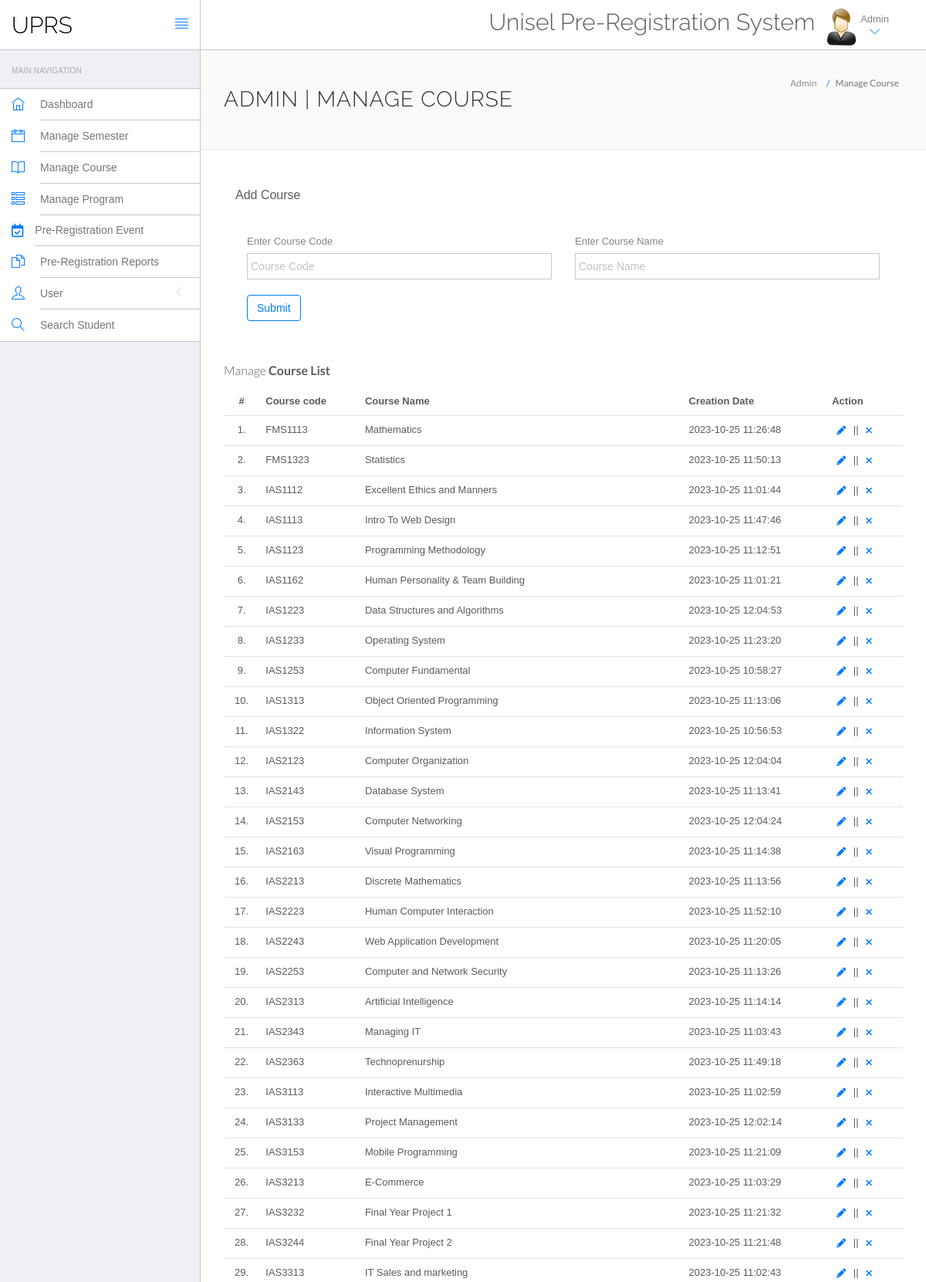
Page /admin/addCourse.php (signed in, upper part) on the committed database.
### tables this page shows
CREATE TABLE `course` (
  `cid` int(11) NOT NULL,
  `courseCode` varchar(10) NOT NULL,
  `courseName` varchar(60) NOT NULL,
  `CreationDate` datetime NOT NULL DEFAULT current_timestamp()
);

### src/admin/addCourse.php (the view, shortened to what this page needs)
<?php
include('include/config.php');
if (strlen($_SESSION['id'] == 0)) {
    header('location:logout.php');
} else {
?>
	<!DOCTYPE html>
	<html lang="en">
	<head>
		<link rel="stylesheet" href="vendor/bootstrap/css/bootstrap.min.css">
		<link rel="stylesheet" href="vendor/fontawesome/css/font-awesome.min.css">
		<link rel="stylesheet" href="vendor/themify-icons/themify-icons.min.css">
		<link href="vendor/animate.css/animate.min.css" rel="stylesheet" media="screen">
		<link href="vendor/perfect-scrollbar/perfect-scrollbar.min.css" rel="stylesheet" media="screen">
		<link href="vendor/switchery/switchery.min.css" rel="stylesheet" media="screen">
		<link href="vendor/bootstrap-touchspin/jquery.bootstrap-touchspin.min.css" rel="stylesheet" media="screen">
		<link href="vendor/select2/select2.min.css" rel="stylesheet" media="screen">
		<link href="vendor/bootstrap-datepicker/bootstrap-datepicker3.standalone.min.css" rel="stylesheet" media="screen">
		<link href="vendor/bootstrap-timepicker/bootstrap-timepicker.min.css" rel="stylesheet" media="screen">
		<link rel="stylesheet" href="assets/css/styles.css">
		<link rel="stylesheet" href="assets/css/plugins.css">
		<link rel="stylesheet" href="assets/css/themes/theme-1.css" id="skin_color" />
	</head>
	<body>
		<div id="app">
			<?php include('include/sidebar.php'); ?>
			<div class="app-content">
				<?php include('include/header.php'); ?>
				<div class="main-content">
					<div class="wrap-content container" id="container">
						<section id="page-title">
							<div class="row">
								<div class="col-sm-8">
									<h1 class="mainTitle">Admin | Manage Course</h1>
								</div>
								<ol class="breadcrumb">
									<li>
										<span>Admin</span>
									</li>
									<li class="active">
										<span>Manage Course</span>
									</li>
								</ol>
							</div>
						</section>
						<div class="container-fluid container-fullw bg-white">
							<div class="row">
								<div class="col-md-12">
									<div class="row margin-top-5">
										<div class="col-md-12">
											<div class="panel panel-white">
												<div class="panel-heading">
													<h5 class="panel-title">Add Course</h5>
												</div>
												<div class="panel-body">
													<form role="form" name="dcotorspcl" method="post">
														<div class="form-row">
															<div class="col-md-6">
																<div class="form-group">
																	<label for="exampleInputEmail1">Enter Course Code</label>
																	<input type="text" name="ccode" class="form-control" placeholder="Course Code" required>
																</div>
															</div>
															<div class="col-md-6">
																<div class="form-group">
																	<label for="exampleInputEmail1">Enter Course Name</label>
																	<input type="text" name="cname" class="form-control" placeholder="Course Name" required>
																</div>
															</div>
														</div>
														<button type="submit" name="submit" class="btn btn-o btn-primary">Submit</button>
													</form>
												</div>
											</div>
										</div>
									</div>
								</div>
								<div class="col-lg-12 col-md-12">
								</div>
							</div>
							<div class="row">
								<div class="col-md-12">
									<h5 class="over-title margin-bottom-15">Manage <span class="text-bold">Course List</span></h5>
									<table class="table table-hover" id="sample-table-1">
										<thead>
											<tr>
												<th class="center">#</th>
												<th>Course code</th>
												<th>Course Name</th>
												<th>Creation Date</th>
												<th>Action</th>
											</tr>
										</thead>
										<tbody>
											<?php
											$sql = mysqli_query($con, "select * from course ORDER BY `course`.`courseCode` ASC ");
											$cnt = 1;
											while ($row = mysqli_fetch_array($sql)) {
											?>
												<tr>
													<td class="center"><?php echo $cnt; ?>.</td>
													<td><?php echo $row['courseCode']; ?></td>
													<td><?php echo $row['courseName']; ?></td>
													<td><?php echo $row['CreationDate']; ?>
													</td>
													<td>
														<div class="visible-md visible-lg hidden-sm hidden-xs">
															<a href="editCourse.php?id=<?php echo $row['cid']; ?>" class="btn btn-transparent btn-xs" tooltip-placement="top" tooltip="Edit"><i class="fa fa-pencil"></i></a> ||
															<a href="addCourse.php?id=<?php echo $row['cid'] ?>&del=delete" onClick="return confirm('Are you sure you want to delete?')" class="btn btn-transparent btn-xs tooltips" tooltip-placement="top" tooltip="Remove"><i class="fa fa-times fa fa-white"></i></a>
														</div>
													</td>
												</tr>
											<?php
												$cnt = $cnt + 1;
											} ?>
										</tbody>
									</table>
								</div>
							</div>
						</div>
					</div>
				</div>
			</div>
		<?php include('include/footer.php'); ?>
		</div>
	</body>
	</html>
<?php } ?>

### src/admin/assets/css/themes/theme-1.css (style rules this page uses)
body { background: #FAFAFA; }

### src/admin/include/footer.php (style rules this page uses)
body { font-size: 12px; }

### rows in the picture
course: courseCode "FMS1113", courseName "Mathematics", CreationDate "2023-10-25 11:26:48"
course: courseCode "FMS1323", courseName "Statistics", CreationDate "2023-10-25 11:50:13"
course: courseCode "IAS1112", courseName "Excellent Ethics and Manners", CreationDate "2023-10-25 11:01:44"
course: courseCode "IAS1113", courseName "Intro To Web Design", CreationDate "2023-10-25 11:47:46"
course: courseCode "IAS1123", courseName "Programming Methodology", CreationDate "2023-10-25 11:12:51"
course: courseCode "IAS1162", courseName "Human Personality & Team Building", CreationDate "2023-10-25 11:01:21"
course: courseCode "IAS1223", courseName "Data Structures and Algorithms", CreationDate "2023-10-25 12:04:53"
course: courseCode "IAS1233", courseName "Operating System", CreationDate "2023-10-25 11:23:20"
course: courseCode "IAS1253", courseName "Computer Fundamental", CreationDate "2023-10-25 10:58:27"
course: courseCode "IAS1313", courseName "Object Oriented Programming", CreationDate "2023-10-25 11:13:06"
course: courseCode "IAS1322", courseName "Information System", CreationDate "2023-10-25 10:56:53"
course: courseCode "IAS2123", courseName "Computer Organization", CreationDate "2023-10-25 12:04:04"
course: courseCode "IAS2143", courseName "Database System", CreationDate "2023-10-25 11:13:41"
course: courseCode "IAS2153", courseName "Computer Networking", CreationDate "2023-10-25 12:04:24"
course: courseCode "IAS2163", courseName "Visual Programming", CreationDate "2023-10-25 11:14:38"
course: courseCode "IAS2213", courseName "Discrete Mathematics", CreationDate "2023-10-25 11:13:56"
course: courseCode "IAS2223", courseName "Human Computer Interaction", CreationDate "2023-10-25 11:52:10"
course: courseCode "IAS2243", courseName "Web Application Development", CreationDate "2023-10-25 11:20:05"
course: courseCode "IAS2253", courseName "Computer and Network Security", CreationDate "2023-10-25 11:13:26"
course: courseCode "IAS2313", courseName "Artificial Intelligence", CreationDate "2023-10-25 11:14:14"
course: courseCode "IAS2343", courseName "Managing IT", CreationDate "2023-10-25 11:03:43"
course: courseCode "IAS2363", courseName "Technoprenurship", CreationDate "2023-10-25 11:49:18"
course: courseCode "IAS3113", courseName "Interactive Multimedia", CreationDate "2023-10-25 11:02:59"
course: courseCode "IAS3133", courseName "Project Management", CreationDate "2023-10-25 12:02:14"
course: courseCode "IAS3153", courseName "Mobile Programming", CreationDate "2023-10-25 11:21:09"
course: courseCode "IAS3213", courseName "E-Commerce", CreationDate "2023-10-25 11:03:29"
course: courseCode "IAS3232", courseName "Final Year Project 1", CreationDate "2023-10-25 11:21:32"
course: courseCode "IAS3244", courseName "Final Year Project 2", CreationDate "2023-10-25 11:21:48"
course: courseCode "IAS3313", courseName "IT Sales and marketing", CreationDate "2023-10-25 11:02:43"
